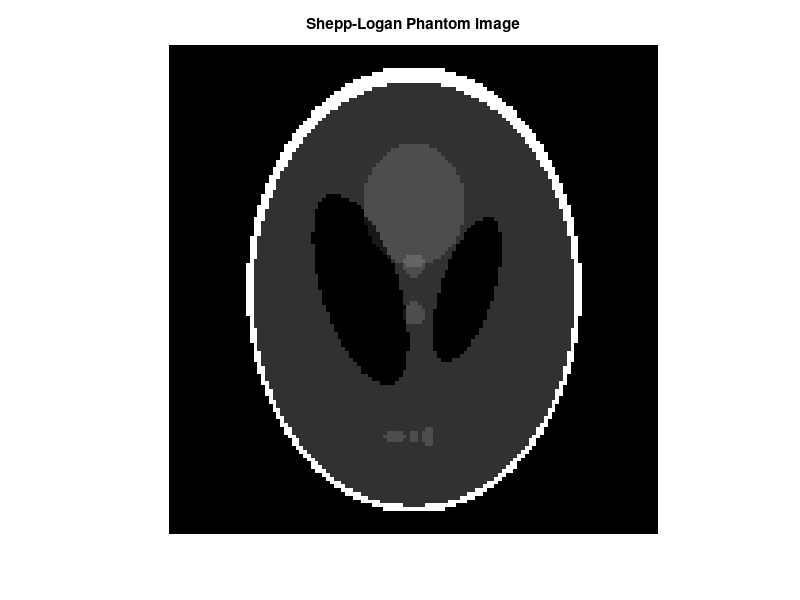

Here is the MATLAB script that generated this plot: (Note: this script raises an error after producing the figure.)
function integration_result = myRadonTrans()
% In the output integration_result is a matrix of size 37*36, since t takes
% 37 values and theta takes 36. the value of integration_result in i'th row
% and j'th column corresponds to the value of radon transform with t = i'th
% value from the sequence of -90:5:90 and theta = j'th value from the
% sequence 0:5:175(these values were as asked in the question)
%%
% We use the Shepp-Logan phantom image here
Fxy = phantom(128);
imshow(Fxy);
title('Shepp-Logan Phantom image')

t = -90:5:90;
theta = 0:5:175;
integration = zeros(length(t),length(theta));

for i = 1:length(t)
    for j = 1:length(theta)
        integration(i,j) = myIntegration(Fxy, t(i), theta(j), 1);
    end
end
integration_result = integration;